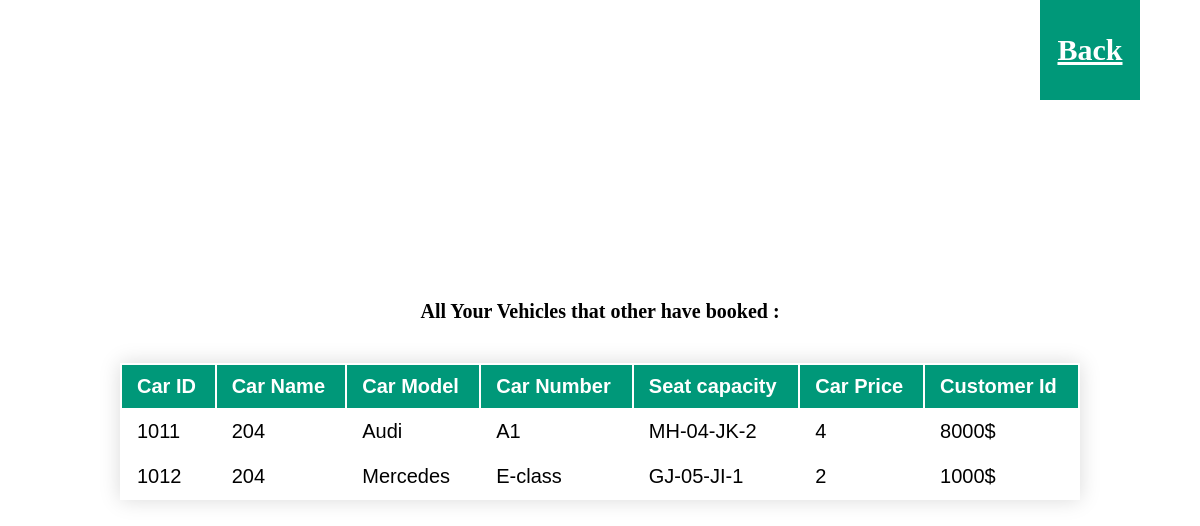
Screenshot of /admin_viewAllBookedCars.php (signed in) with the database file from the repository.
### tables this page shows
CREATE TABLE `car` (
  `car_id` int(11) NOT NULL,
  `agency_id` int(5) NOT NULL,
  `car_name` varchar(50) NOT NULL,
  `car_image` varchar(255) NOT NULL DEFAULT 'https://shorturl.at/dfvT1',
  `car_model` varchar(50) NOT NULL,
  `car_number` varchar(10) NOT NULL,
  `car_seats` int(5) NOT NULL,
  `car_rent` int(5) NOT NULL,
  `car_status` text NOT NULL DEFAULT 'UNBOOK',
  `client_id` int(5) DEFAULT NULL
);

### admin_viewAllBookedCars.php (the view, shortened to what this page needs)
<!DOCTYPE html>
<html lang="en">
<head>
    <link rel="stylesheet" href="./css/index.css" />
</head>
<body class="center" style="flex-direction:column;gap:4rem
">
    <a href="http://localhost/car-rental-project/adminDashboard.php" id="backToHome" class="center">Back</a>
    <h1>All Your Vehicles that other have booked  : </h1>
    <table class="styled-table">
    <thead>
        <tr>
        <th>Car ID</th>
            <th>Car Name</th>
            <th>Car Model</th>
            <th>Car Number</th>
            <th>Seat capacity </th>
            <th>Car Price</th>
            <th>Customer Id</th>
        </tr>
    </thead>
    <tbody>
        <?php
        include('./database_connection/admin_connection.php');
        $user_id = $_SESSION['id'];
        $sql ="SELECT * FROM car WHERE car_status='BOOK' && agency_id='$user_id';";
        $result = mysqli_query($conn,$sql);
        if(mysqli_num_rows($result) > 0){
            while($val = mysqli_fetch_assoc($result)){
                echo '<tr>
                <td>'.$val['car_id'].'</td>
                <td>'.$val['client_id'].'</td>
                <td>'.$val['car_name'].'</td>
                <td>'.$val['car_model'].'</td>
                <td>'.$val['car_number'].'</td>
                <td>'.$val['car_seats'].'</td>
                <td>'.$val['car_rent'].'$</td>
                </tr>
                ';
            }
        }else{
            echo '<tr><td colspan="100%">No Sales....</td></tr>';
        }
            ?>
    </tbody>
</table>
</body>
</html>

### css/index.css (style rules this page uses)
* { margin: 0; padding: 0; box-sizing: border-box; }
html { font-size: 62.5%; }
body { height: 100vh; width: 100%; }
.center { display: flex; justify-content: center; align-items: center; }
a { text-decoration: none; color: rgb(234, 206, 206); }
.styled-table { font-size: 2em; font-family: sans-serif; width: 80%; box-shadow: 0 0 20px rgba(0, 0, 0, 0.15); }
.styled-table thead tr { background-color: #009879; color: #ffffff; text-align: left; }
.styled-table th, .styled-table td { padding: 1rem 1.5rem; }
.styled-table tbody tr { border-bottom: 1px solid #dddddd; }
#backToHome { height: 10rem; width: 10rem; top: 0%; right: 5%; position: fixed; text-decoration: none; color: white; font-size: 3rem; background-color: #009879; cursor: pointer; font-weight: 900; text-decoration: underline; transition: all 0.5s; z-index: 9999; }

### rows the page displays
car: car_id "1011", client "204", car_name "Audi", car_model "A1", car_number "MH-04-JK-2", car_seats "4", car_rent "8000"
car: car_id "1012", client "204", car_name "Mercedes", car_model "E-class", car_number "GJ-05-JI-1", car_seats "2", car_rent "1000"
